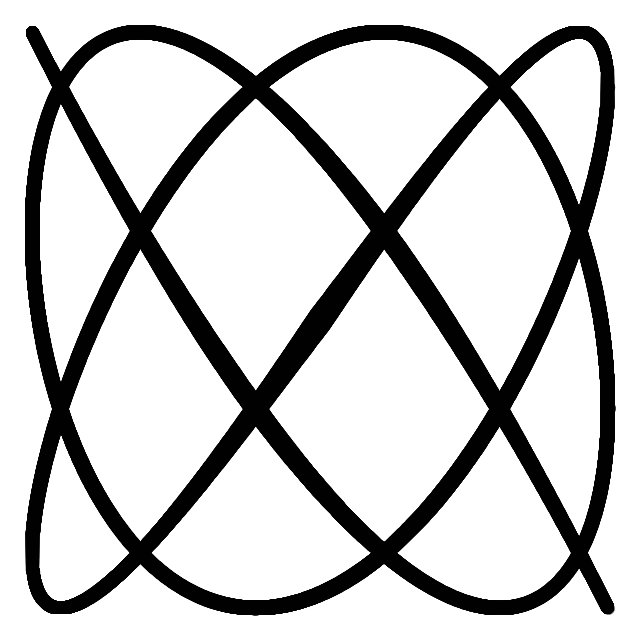
Frame 1 (no input)
Frame 2 (the mouse pressed at the canvas centre, redrawn once): identical to frame 1, image omitted

The Processing sketch that drew this single still picture (run headless with seeded random() and noise(); the mouse was pressed at the canvas centre and the sketch redrawn once):

// Processing sketch: lissajous
// ── lissajous.pde
int frequency1 = 5;
int frequency2 = 7;

interface JavaScript {
  void showValues(int f1, int f2);
}

void bindJavascript(JavaScript js) {
  javascript = js;
}

JavaScript javascript;

void setup() {
  size(640,640);
  noLoop();
  stroke(0, 100);
}

void setFrequency1(int n) {
  frequency1 = n;
  redraw();
} 

void setFrequency2(int n) {
  frequency2 = n;
  redraw();
} 

void draw() {
  background(255);
  if (javascript!=null) 
    javascript.showValues(frequency1, frequency2);
  pushMatrix();
  translate(width/2, height/2);
  int numSteps = 50000;
  float xPrevious = 0;
  float yPrevious = 0;
  float x, y;
  for (int i = 0; i <= numSteps; ++i) {
    float angle = 2 * PI / numSteps * i;
    x = width * .45 * cos(frequency1 * angle);
    y = height * .45 * cos(frequency2 * angle);
    if (i>0) {
      float sw = 8000 / (500 + dist(x, y, 0, 0) / width * 800)* width/400;
      strokeWeight(sw);
      line(xPrevious, yPrevious, x, y);
    }
    xPrevious = x;
    yPrevious =  y;
  }
  popMatrix();
}
